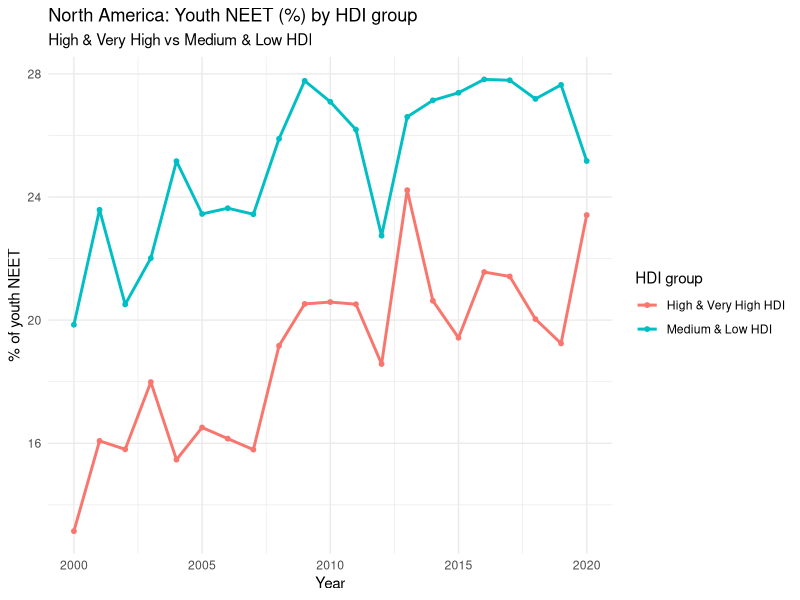

Recreate this plot in R.
library(readr)
library(dplyr)
library(ggplot2)

# 0.1 Load the merged dataset
# Make sure this filename matches what you saved
df <- read_csv("youth_continents_hdi_2000_2020.csv")

# If your NEET column is not yet called 'share_neet', uncomment this:
# df <- df %>%
#   rename(share_neet = `Share of youth not in education, employment or training, total (% of youth population)`)

# 0.2 Create HDI tiers and 2-group classification
df <- df %>%
  mutate(
    HDI_tier = case_when(
      HDI >= 0.800                    ~ "Very High",
      HDI >= 0.700 & HDI < 0.800      ~ "High",
      HDI >= 0.550 & HDI < 0.700      ~ "Medium",
      HDI < 0.550                     ~ "Low",
      TRUE                            ~ NA_character_
    ),
    HDI_group2 = case_when(
      HDI_tier %in% c("Very High", "High")   ~ "High & Very High HDI",
      HDI_tier %in% c("Medium", "Low")       ~ "Medium & Low HDI",
      TRUE                                   ~ NA_character_
    )
  ) %>%
  filter(!is.na(HDI_group2))   # drop rows without HDI classification
north_america <- df %>%
  filter(Continent == "North America") %>%
  group_by(Year, HDI_group2) %>%
  summarise(
    mean_neet = mean(share_neet, na.rm = TRUE),
    .groups = "drop"
  )

ggplot(north_america, aes(x = Year, y = mean_neet, colour = HDI_group2)) +
  geom_line(linewidth = 1) +
  geom_point(size = 1.3) +
  labs(
    title = "North America: Youth NEET (%) by HDI group",
    subtitle = "High & Very High vs Medium & Low HDI",
    x = "Year",
    y = "% of youth NEET",
    colour = "HDI group"
  ) +
  theme_minimal()

